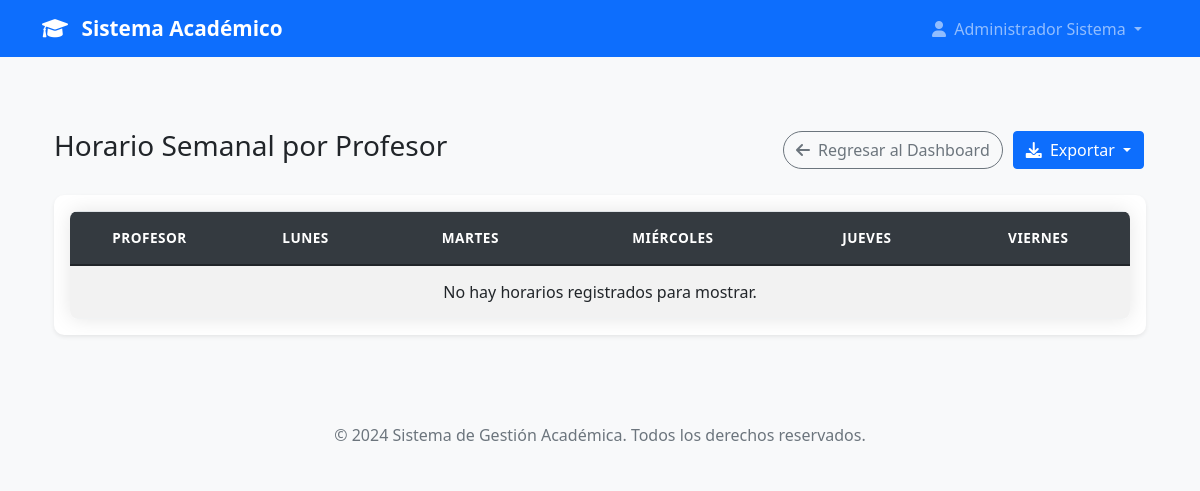
Page /admin/horarios/profesores (signed in) on the earlier database version.
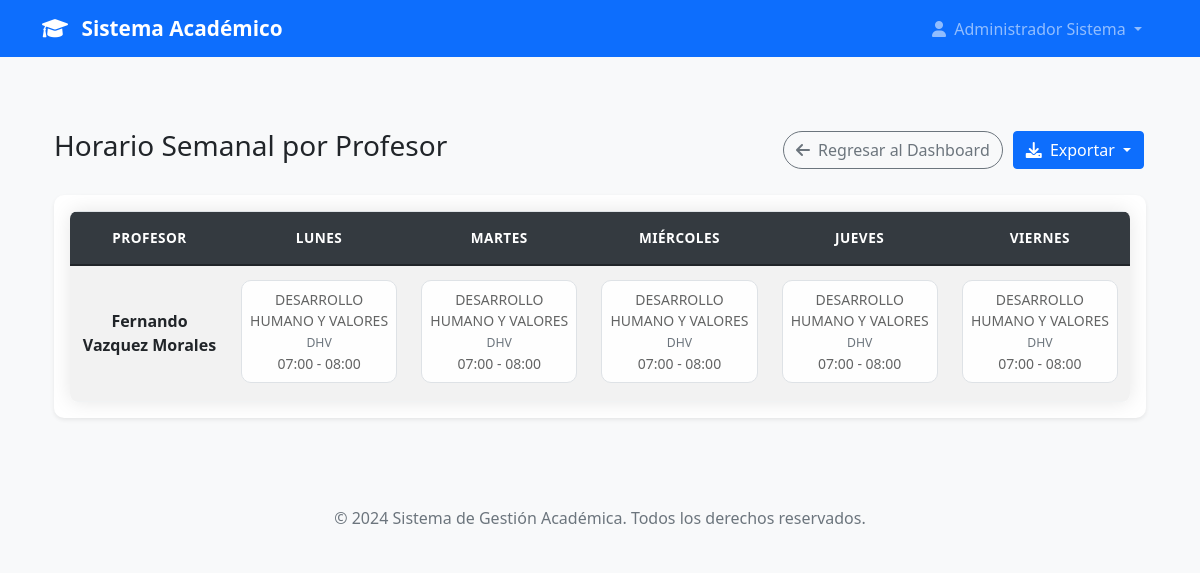
Same page on the later database version.
### models.py (models this page shows, shortened)
class Materia(db.Model):
    id = db.Column(db.Integer, primary_key=True)
    nombre = db.Column(db.String(200), nullable=False)
    codigo = db.Column(db.String(20), nullable=False, unique=True)  # Ej: "ISI-101", "MAT-201"
    descripcion = db.Column(db.Text)
    cuatrimestre = db.Column(db.Integer, nullable=False)  # 1, 2, 3, etc.
    creditos = db.Column(db.Integer, nullable=False, default=3)
    horas_teoricas = db.Column(db.Integer, nullable=False, default=0)
    horas_practicas = db.Column(db.Integer, nullable=False, default=0)
    carrera_id = db.Column(db.Integer, db.ForeignKey('carrera.id'), nullable=False)
    carrera = db.relationship('Carrera', backref=db.backref('materias', lazy=True))
    activa = db.Column(db.Boolean, default=True)
    fecha_creacion = db.Column(db.DateTime, default=datetime.utcnow)
    creado_por = db.Column(db.Integer, db.ForeignKey('user.id'), nullable=False)
    creador = db.relationship('User', backref=db.backref('materias_creadas', lazy=True))

### app.py (the view)
@app.route('/admin/horarios/profesores')
@login_required
def admin_horario_profesores():
    if not current_user.is_admin():
        flash('No tienes permisos para acceder a esta página.', 'danger')
        return redirect(url_for('dashboard'))
    try:
        asignaciones = HorarioAcademico.query.filter_by(activo=True).all()
        asignaciones.sort(key=lambda h: (h.get_dia_orden(), h.horario.hora_inicio))
        horarios_por_profesor = {}
        dias_map = {
            'lunes': 'Lunes',
            'martes': 'Martes',
            'miercoles': 'Miércoles',
            'jueves': 'Jueves',
            'viernes': 'Viernes',
            'sabado': 'Sábado',
            'domingo': 'Domingo'
        }
        for asignacion in asignaciones:
            profesor_nombre = asignacion.profesor.get_nombre_completo()
            if profesor_nombre not in horarios_por_profesor:
                horarios_por_profesor[profesor_nombre] = {
                    'Lunes': [], 'Martes': [], 'Miércoles': [], 'Jueves': [], 'Viernes': []
                }
            info_clase = (
                f"{asignacion.materia.nombre}<br>"
                f"<small class='text-muted'>{asignacion.materia.codigo}</small><br>"
                f"{asignacion.get_hora_inicio_str()} - {asignacion.get_hora_fin_str()}"
            )
            dia_correcto = dias_map.get(asignacion.dia_semana, asignacion.dia_semana.capitalize())
            if dia_correcto in horarios_por_profesor[profesor_nombre]:
                horarios_por_profesor[profesor_nombre][dia_correcto].append(info_clase)
    except Exception as e:
        flash(f'Error al cargar los horarios: {e}', 'danger')
        horarios_por_profesor = {}
    return render_template('admin/admin_horario_profesores.html', horarios_data=horarios_por_profesor)

### app.py (called while the page is built)
@login_manager.user_loader
def load_user(user_id):
    return User.query.get(int(user_id))

@app.context_processor
def inject_user_counts():
    if current_user.is_authenticated and current_user.is_admin():
        return dict(
            total_users=User.query.count(),
            total_admins=User.query.filter_by(rol='admin').count(),
            total_jefes=User.query.filter_by(rol='jefe_carrera').count(),
            total_profesores=User.query.filter(User.rol.in_(['profesor_completo', 'profesor_asignatura'])).count()
        )
    return dict()

### models.py (called while the page is built)
    def get_nombre_completo(self):
        return f"{self.nombre} {self.apellido}"

    def is_admin(self):
        return self.rol == 'admin'

    def get_hora_inicio_str(self):
        return self.hora_inicio.strftime('%H:%M')

    def get_hora_fin_str(self):
        return self.hora_fin.strftime('%H:%M')

    def get_dia_orden(self):
        orden_dias = {
            'lunes': 0,
            'martes': 1,
            'miercoles': 2,
            'jueves': 3,
            'viernes': 4,
            'sabado': 5,
            'domingo': 6
        }
        return orden_dias.get(self.dia_semana, 99)

### templates/admin/admin_horario_profesores.html (shortened to what this page needs)
{% extends "base.html" %}
{% block content %}
<div class="container mt-5">
<div class="d-flex justify-content-between align-items-center mb-4">
    <h3>Horario Semanal por Profesor</h3>
    <div class="d-flex align-items-center gap-2">
        <a href="{{ url_for('dashboard') }}" class="btn btn-outline-secondary">
            <i class="fas fa-arrow-left me-1"></i> Regresar al Dashboard
        </a>
        <div class="btn-group">
            <button type="button" class="btn btn-primary dropdown-toggle" data-bs-toggle="dropdown" aria-expanded="false">
                <i class="fas fa-download me-1"></i> Exportar
            </button>
        </div>
    </div>
</div>
    <div class="card shadow-sm">
        <div class="card-body">
            <div class="table-responsive">
                <table class="table table-bordered table-striped text-center">
                    <thead class="thead-dark">
                        <tr>
                            <th style="width: 15%;">Profesor</th>
                            <th>Lunes</th>
                            <th>Martes</th>
                            <th>Miércoles</th>
                            <th>Jueves</th>
                            <th>Viernes</th>
                        </tr>
                    </thead>
                    <tbody>
                        {% for profesor, dias in horarios_data.items() %}
                        <tr>
                            <td class="align-middle"><strong>{{ profesor }}</strong></td>
                            {% for dia in ['Lunes', 'Martes', 'Miércoles', 'Jueves', 'Viernes'] %}
                            <td>
                                {% for clase in dias[dia] %}
                                    <div class="alert alert-light p-2 mb-1 border small">{{ clase | safe }}</div>
                                {% endfor %}
                            </td>
                            {% endfor %}
                        </tr>
                        {% else %}
                        <tr>
                            <td colspan="6" class="text-center">No hay horarios registrados para mostrar.</td>
                        </tr>
                        {% endfor %}
                    </tbody>
                </table>
            </div>
        </div>
    </div>
</div>
{% endblock %}

Differences in the rows shown:
now on this page (row edited): Materia: codigo "DESARROLLO HUMANO Y VALORES DHV 07:00 - 08:00"
Other differences:
new list line: "Fernando Vazquez Morales"
text no longer shown: "No hay horarios registrados para mostrar."
